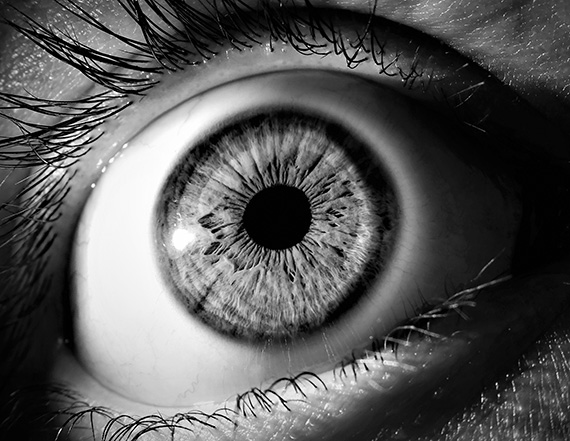
#> input picture Primer Parcial/Actividades/Act 1/oho.jpeg, 570 x 441 px
$ jupyter execute act1.ipynb
#> lines starting #> are read from the running program, lines starting #| are printed output that depends on the picture
[cell 1]
import cv2
import matplotlib.pyplot as plt
import numpy as np
import matplotlib.image as mpimg
import pandas as pd
from skimage import exposure

# Gray Level and Equalization

José Luis Lobera del Castillo |
José Miguel de la Mora Álvarez |
Rafael Andrade Ruíz Capetillo

## Gray Level Histogram

##### Upload the Image

[cell 2]
image = cv2.imread('oho.jpeg', 0)
#> image is the input picture: shape (441, 570); min 0, max 255, mean 88.2
print(image.shape)
#| (441, 570)
#grayImage = cv2.cvtColor(image, cv2.COLOR_BGR2GRAY)

plt.figure(figsize=(10,5))
plt.imshow(image, cmap='gray')

##### Count pixel color ocurrencies

[cell 3]
ravel = image.ravel()

print('Number of pixels: ', len(ravel))
#| Number of pixels:  251370
print('Ravel: ', ravel)
#> (printed output is left out)
print('Type: ', type(ravel))
#| Type:  <class 'numpy.ndarray'>

#np.count_nonzero(image.ravel() == i)
ocurrencies = np.array([np.count_nonzero(image.ravel() == i) for i in range(0,256)])
#> ocurrencies = 256 values, max 6776 at index 1, min 211 at index 255, mean 981.9
#print('Ocurrencies of pixel value: ', ocurrencies)

##### Ploting the ocurrencies

[cell 4]
plt.figure(figsize=(10,5))
plt.subplot(1,2,1)
plt.title('Original Image')
plt.imshow(image,cmap='gray')

plt.subplot(1,2,2)
plt.title('Gray Intensity Hist')
plt.plot(ocurrencies)

plt.show()
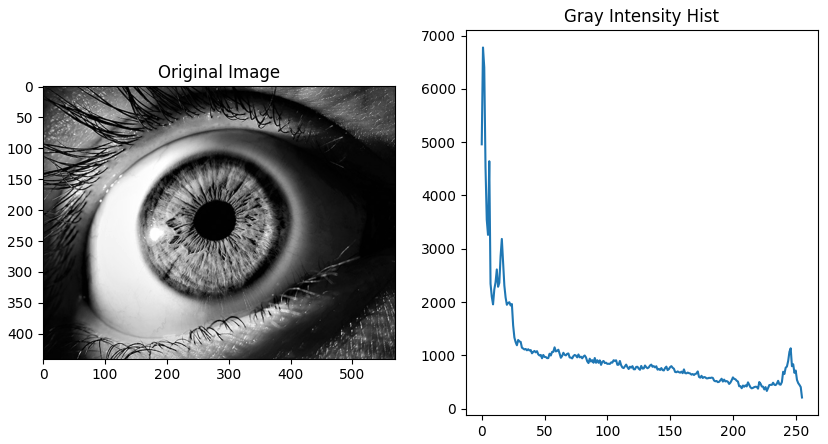
#> figure drawn by matplotlib, 2 panels; panel 2: curve peaks at x = 1, y = 6776

##### Easier way to plot the ocurrencies

[cell 5]
plt.figure(figsize=(10,5))
plt.subplot(1,2,1)
plt.title('Original Image')
plt.imshow(image,cmap='gray')

plt.subplot(1,2,2)
plt.title('Gray Intensity Hist')
plt.hist(image.ravel(),256,[0,255])

plt.show()
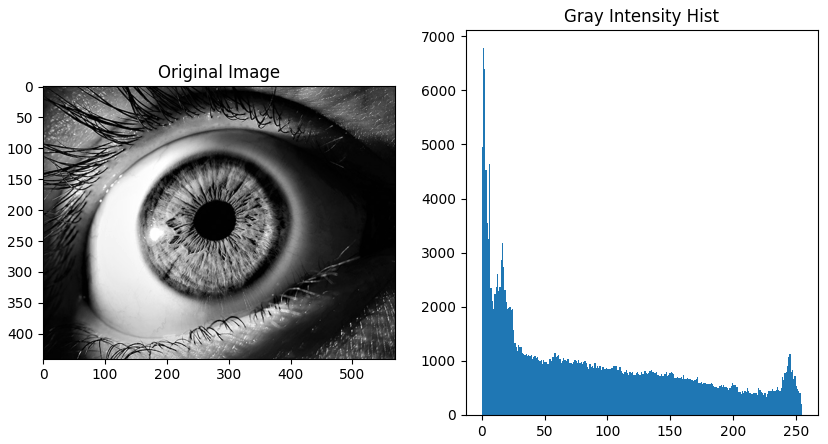
#> figure drawn by matplotlib, 2 panels; panel 2: tallest bar 6776 high, from x = 0.996 to 1.99

## Image Equalization

##### Image Equalization From Scratch

[cell 6]
values_sum = np.cumsum(ocurrencies)
#> values_sum = 256 values from 4960 to 251370
normalized_values = (values_sum - values_sum.min()) * 255
#> normalized_values = 256 values from 0 to 62834550

n = values_sum.max() - values_sum.min()
#> n = 246410
uniform_norm = normalized_values // n
#> uniform_norm = 256 values from 0 to 255

equalized_img = uniform_norm[ravel]
equalized_img = np.reshape(a=equalized_img, newshape=image.shape)
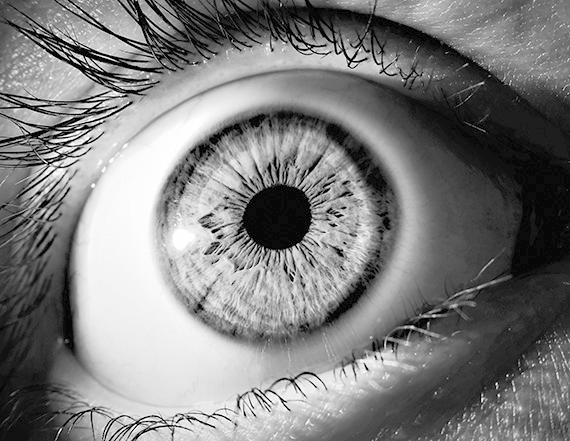
#> equalized_img: shape (441, 570) int64; min 0, max 255, mean 125.3

[cell 7]
plt.figure(figsize=(10,10))
plt.subplot(2,2,1)
plt.title('Original Image')
plt.imshow(image,cmap='gray')

plt.subplot(2,2,2)
plt.title('Equalized Image with Skimage')
plt.imshow(equalized_img, cmap='gray')

plt.subplot(2,2,3)
plt.title('Original Gray Intensity Hist')
plt.hist(image.ravel(),256,[0,255])

plt.subplot(2,2,4)
plt.title('Equalized Gray Intensity Hist')
plt.hist(equalized_img.ravel(),256,[0,255])

plt.show()
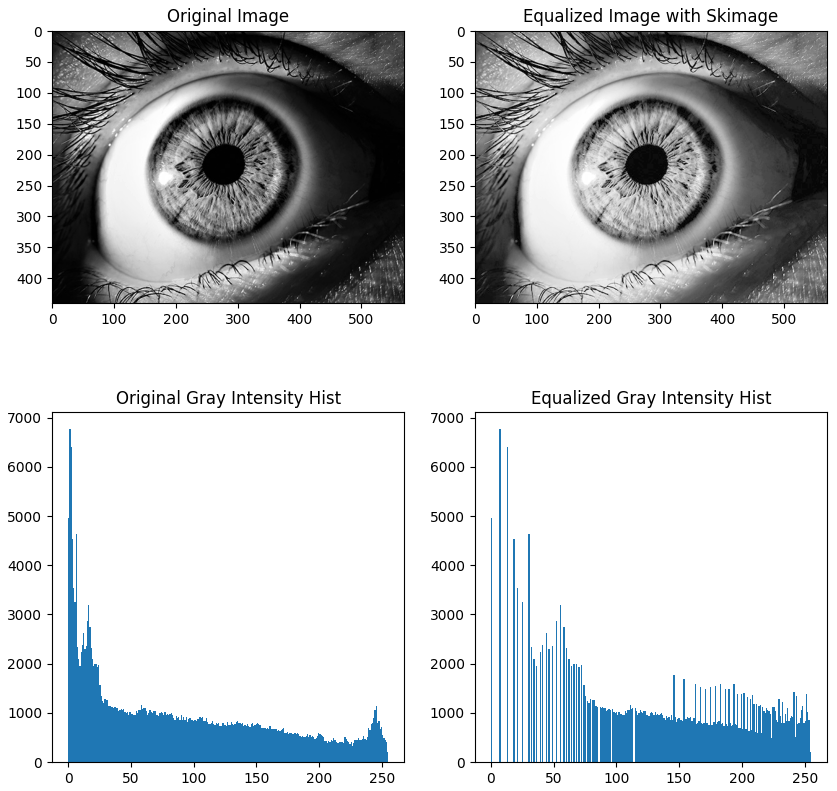
#> figure drawn by matplotlib, 4 panels; panel 3: tallest bar 6776 high, from x = 0.996 to 1.99; panel 4: tallest bar 6776 high, from x = 6.97 to 7.97

##### Image Equalization with Skimage

[cell 8]
equalized_img = exposure.equalize_hist(image, nbins=256)
equalized_img = (equalized_img * 255).astype(int)

plt.figure(figsize=(10,10))
plt.subplot(2,2,1)
plt.title('Original Image')
plt.imshow(image,cmap='gray')

plt.subplot(2,2,2)
plt.title('Equalized Image with Skimage')
plt.imshow(equalized_img, cmap='gray')

plt.subplot(2,2,3)
plt.title('Gray Intensity Hist')
plt.hist(image.ravel(),256,[0,255])

plt.subplot(2,2,4)
plt.title('Gray Intensity Hist')
plt.hist(equalized_img.ravel(),256,[0,255])

plt.show()
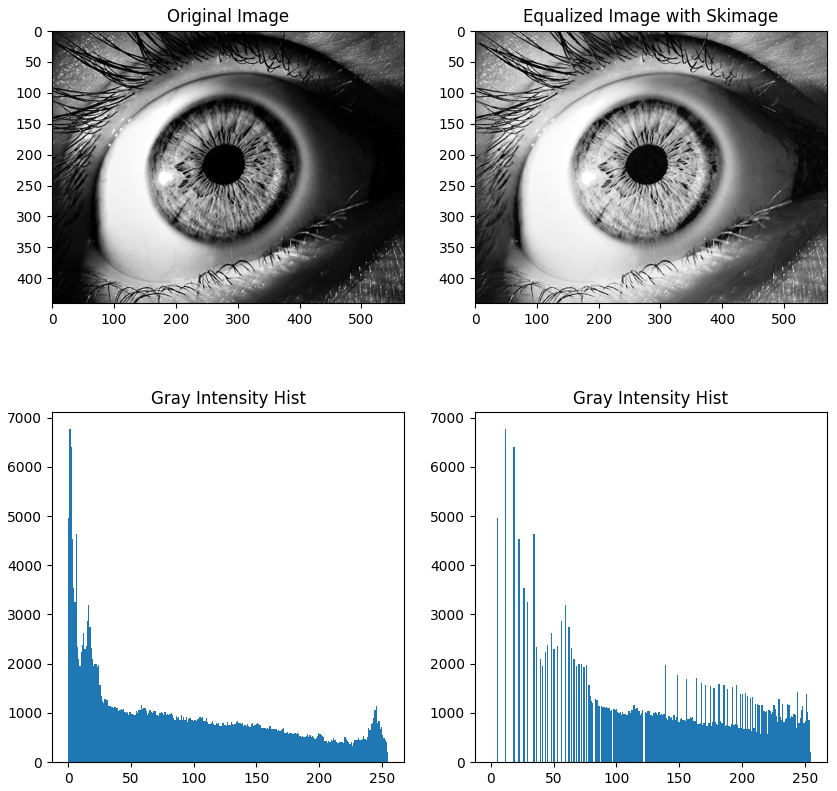
#> figure drawn by matplotlib, 4 panels; panel 3: tallest bar 6776 high, from x = 0.996 to 1.99; panel 4: tallest bar 6776 high, from x = 10.96 to 11.95

$ run again, with Primer Parcial/Actividades/Act 1/iwana.jpeg copied over Primer Parcial/Actividades/Act 1/oho.jpeg
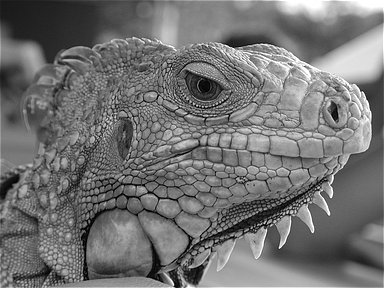
#> input picture Primer Parcial/Actividades/Act 1/iwana.jpeg, 384 x 288 px
#> image is the input picture: shape (288, 384); min 0, max 255, mean 114.5
#| (288, 384)
#| Number of pixels:  110592
#> (printed output is left out)
#| Type:  <class 'numpy.ndarray'>
#> ocurrencies = 256 values, max 1065 at index 101, min 24 at index 242, mean 432
#> `plt.show()`:
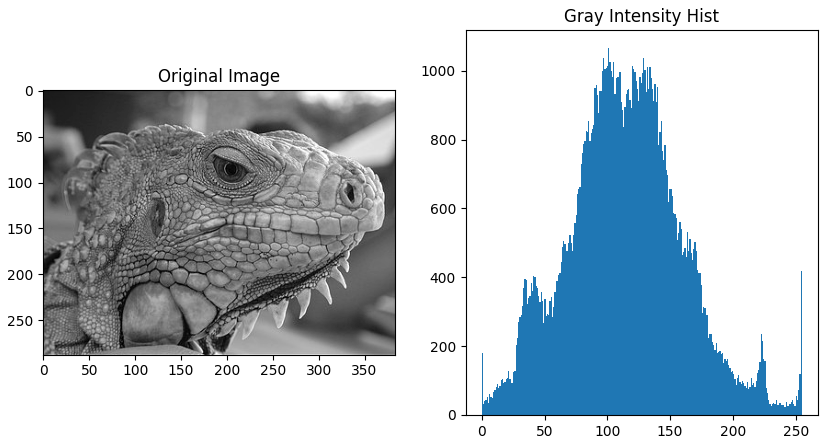
#> figure drawn by matplotlib, 2 panels; panel 2: tallest bar 1065 high, from x = 100.6 to 101.6
#> values_sum = 256 values from 180 to 110592
#> normalized_values = 256 values from 0 to 28155060
#> n = 110412
#> uniform_norm = 256 values from 0 to 255
#> `plt.show()`:
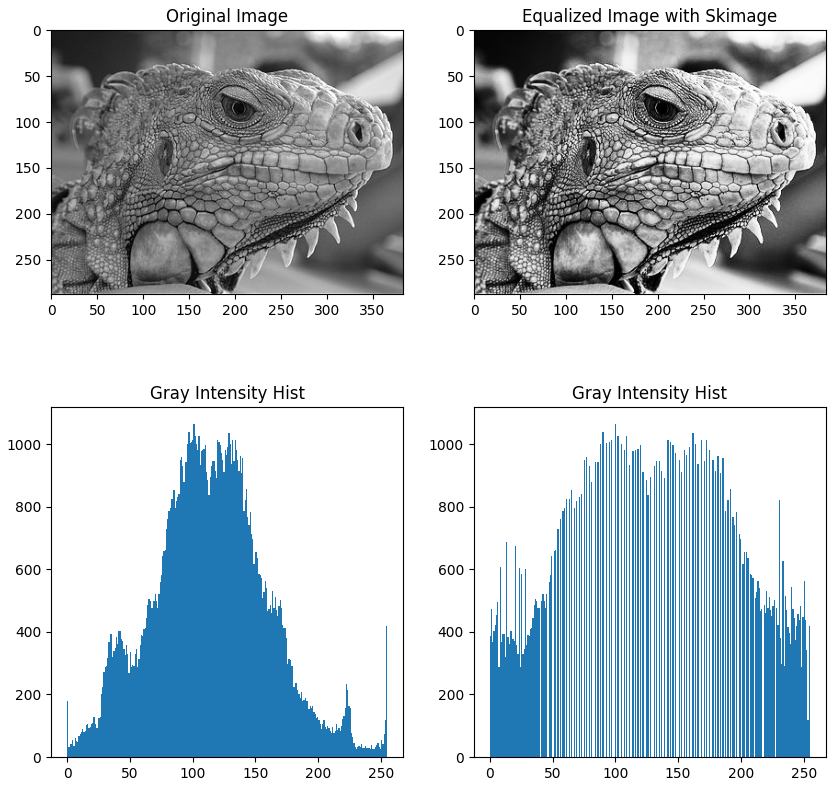
#> figure drawn by matplotlib, 4 panels; panel 3: tallest bar 1065 high, from x = 100.6 to 101.6; panel 4: tallest bar 1065 high, from x = 99.61 to 100.6
